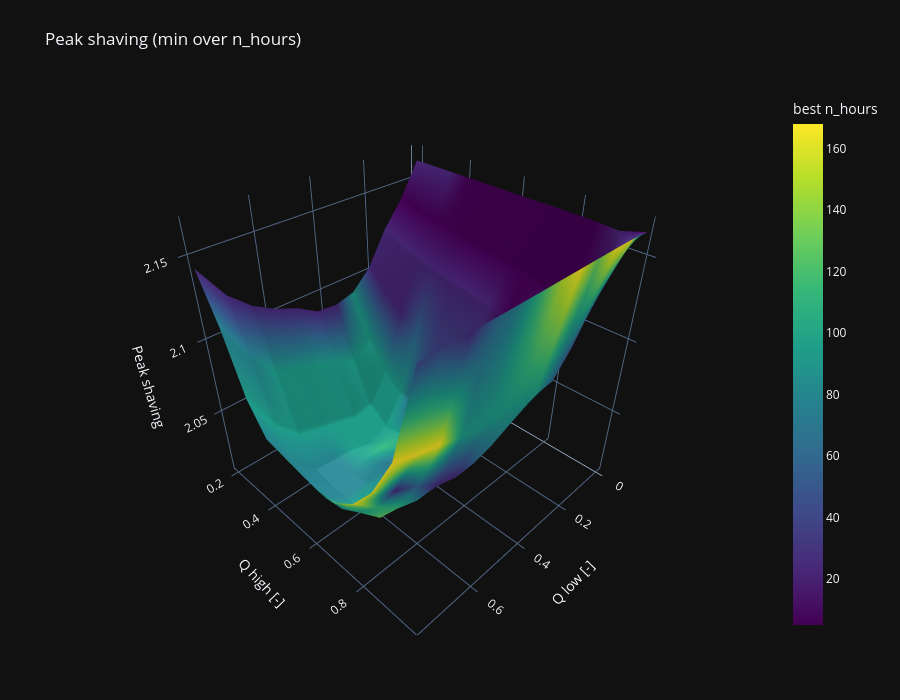
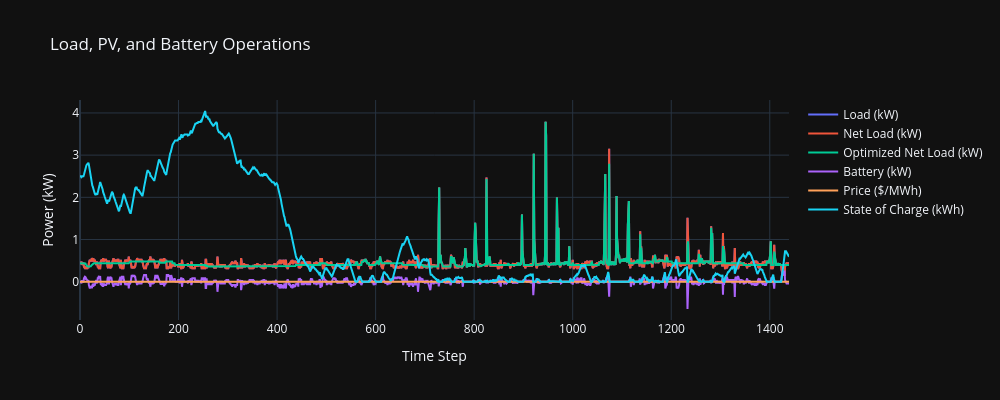

These figures' notebook cell, in order:
### Markdown cell above
# RBC policy for peak shaving
Try to estimate the goodness of the following policy:
* battery discharges when p>q_high where q_high is a rolling quantile
*  battery charges when p<q_low where q_low is a rolling quantile

### Code cell
from battery_sizing_cfa.optimizers.rbc_sizing import rbc_peak_shaving
import plotly.graph_objects as go
from battery_sizing_cfa.optimizers.parametric_rbc import rbc_thresholds
import numpy as np
import pandas as pd
specs['adversarial_perturbation'] = False
n_tr = 300*24
n_te = 60*24
i = 0
L_tr = data.iloc[:n_tr, i].values/np.std(data.iloc[:n_tr, 0])  # Load and PV generation data
L_te = data.iloc[n_tr:n_tr+n_te, i].values/np.std(data.iloc[:n_tr, 0])  # Load and PV generation data
price_tr = np.array([40 if (t%24) in range(18,24) else 20 for t in range(n_tr)])  # $/MWh
price_te = np.array([40 if (t%24) in range(18,24) else 20 for t in range(n_te)])  # $/MWh


# Define the range for p_threshold and soc_min_price
q_low_range = np.linspace(0, 0.8, 12) # Adjust the range as needed
q_high_range = np.linspace(0.2, 1, 12)   # Adjust the range as needed
n_hours_range = np.linspace(5, 24*7, 10).astype(int)
# Create a grid of parameter values
Q_LOW, Q_HIGH, N_HOURS = np.meshgrid(q_low_range, q_high_range, n_hours_range)
# Initialize a list to store LCOE values
peak_shaving_values = []


n_q_low, n_q_high, n_hours = Q_LOW.shape
PS_cube = np.full((n_q_low, n_q_high, n_hours), np.nan)

for i in range(n_q_low):
    for j in range(n_q_high):
        for k in range(n_hours):
            params = {
                'lower_q': float(Q_LOW[i, j, k]),
                'higher_q': float(Q_HIGH[i, j, k]),
                'n_hours': int(N_HOURS[i, j, k])
            }
            PS_cube[i, j, k] = rbc_peak_shaving(params, L_tr, price_tr, specs)

# collapse the N_HOURS dimension by taking the minimum over k
PS_min = np.nanmin(PS_cube, axis=2)

# find argmin indices along the N_HOURS axis and map to actual N_HOURS values
best_k = np.nanargmin(PS_cube, axis=2)               # indices into k dimension
best_n_hours = np.empty((n_q_low, n_q_high), dtype=int)
for i in range(n_q_low):
    for j in range(n_q_high):
        best_n_hours[i, j] = int(N_HOURS[i, j, best_k[i, j]])

# Prepare 2D grids for plotting (Q_LOW and Q_HIGH are constant along k)
Q_LOW_2D = Q_LOW[:, :, 0]
Q_HIGH_2D = Q_HIGH[:, :, 0]

fig = go.Figure(
    data=[
        go.Surface(
            z=PS_min,
            x=Q_LOW_2D,
            y=Q_HIGH_2D,
            surfacecolor=best_n_hours,
            colorscale="Viridis",
            colorbar=dict(title="best n_hours")
        )
    ]
)

fig.update_layout(
    title="Peak shaving (min over n_hours)",
    scene=dict(xaxis_title="Q low [-]", yaxis_title="Q high [-]", zaxis_title="Peak shaving"),
    autosize=False,
    width=900,
    height=700,
    margin=dict(l=65, r=50, b=65, t=90)
)

fig.show()


best_k = np.nanargmin(PS_cube, axis=2)
best_n_hours = np.empty(best_k.shape, dtype=int)
for ii in range(best_k.shape[0]):
    for jj in range(best_k.shape[1]):
        best_n_hours[ii, jj] = int(N_HOURS[ii, jj, best_k[ii, jj]])

# pick global optimum from the collapsed surface
idx = np.unravel_index(np.nanargmin(PS_min), PS_min.shape)
best_q_low = float(Q_LOW_2D[idx])
best_q_high = float(Q_HIGH_2D[idx])
best_n = int(best_n_hours[idx])

# build rolling thresholds (use integer window)
lower_threshold = pd.Series(L_te).rolling(window=best_n, min_periods=1).quantile(best_q_low).to_numpy()
upper_threshold = pd.Series(L_te).rolling(window=best_n, min_periods=1).quantile(best_q_high).to_numpy()

print("Best q_low = {:0.2f}, q_high = {:0.2f}, n_hours = {:d}".format(best_q_low, best_q_high, best_n))

p_battery = specs.get('c_bat_E_kwh', 1.0) * specs.get('energy_ratio', 1.0)

soc, p_batt, p_grid = rbc_thresholds(
    L_te,                     # net consumption array
    L_te * 0,                 # placeholder PV flag (kept for signature)
    capacity_kwh=specs.get('c_bat_E_kwh', 1.0),
    soc_start=specs.get('soc_start', 0.5),
    soc_min=specs.get('soc_min', 0.1),
    soc_max=specs.get('soc_max', 0.99),
    p_charge_max=p_battery,
    p_discharge_max=p_battery,
    eta_ch=specs.get('eta_ch', 0.99),
    eta_dis=specs.get('eta_dis', 0.99),
    dt_hours=1.0,
    noise_level=0,
    lower_threshold=lower_threshold,
    upper_threshold=upper_threshold
)

# plot
print('objective : {:0.2e}'.format(np.mean(p_grid**2)))
plot_results(0, specs.get('c_bat_E_kwh', 1.0), p_batt, soc * specs.get('c_bat_E_kwh', 1.0) / 20, L_te * 0, L_te, price_te * 0)

### Figure 1 — Plotly figure (JSON) as saved in the notebook; plotly's stock layout.template omitted (floating-point values rounded to 4 significant figures; data arrays with more than 128 entries replaced by an {"elided": "..."} marker saying what was removed)
{"data": [{"colorbar": {"title": {"text": "best n_hours"}}, "colorscale": [[0.0, "#440154"], [0.1111, "#482878"], [0.2222, "#3e4989"], [0.3333, "#31688e"], [0.4444, "#26828e"], [0.5556, "#1f9e89"], [0.6667, "#35b779"], [0.7778, "#6ece58"], [0.8889, "#b5de2b"], [1.0, "#fde725"]], "surfacecolor": {"elided": "12x12 int values"}, "x": {"elided": "12x12 float values"}, "y": {"elided": "12x12 float values"}, "z": {"elided": "12x12 float values"}, "type": "surface"}], "layout": {"margin": {"l": 65, "r": 50, "b": 65, "t": 90}, "title": {"text": "Peak shaving (min over n_hours)"}, "scene": {"xaxis": {"title": {"text": "Q low [-]"}}, "yaxis": {"title": {"text": "Q high [-]"}}, "zaxis": {"title": {"text": "Peak shaving"}}}, "autosize": false, "width": 900, "height": 700}}

### Figure 2 — Plotly figure (JSON) as saved in the notebook; plotly's stock layout.template omitted (floating-point values rounded to 4 significant figures; data arrays with more than 128 entries replaced by an {"elided": "..."} marker saying what was removed)
{"data": [{"mode": "lines", "name": "Load (kW)", "x": {"elided": "1440 int values"}, "y": {"elided": "1440 float values"}, "type": "scatter"}, {"mode": "lines", "name": "Net Load (kW)", "x": {"elided": "1440 int values"}, "y": {"elided": "1440 float values"}, "type": "scatter"}, {"mode": "lines", "name": "Optimized Net Load (kW)", "x": {"elided": "1440 int values"}, "y": {"elided": "1440 float values"}, "type": "scatter"}, {"mode": "lines", "name": "Battery (kW)", "x": {"elided": "1440 int values"}, "y": {"elided": "1440 float values"}, "type": "scatter"}, {"mode": "lines", "name": "Price ($/MWh)", "x": {"elided": "1440 int values"}, "y": {"elided": "1440 int values"}, "type": "scatter"}, {"mode": "lines", "name": "State of Charge (kWh)", "x": {"elided": "1440 int values"}, "y": {"elided": "1440 float values"}, "type": "scatter"}], "layout": {"title": {"text": "Load, PV, and Battery Operations"}, "xaxis": {"title": {"text": "Time Step"}}, "yaxis": {"title": {"text": "Power (kW)"}}, "hovermode": "x unified", "width": 1000, "height": 400}}
